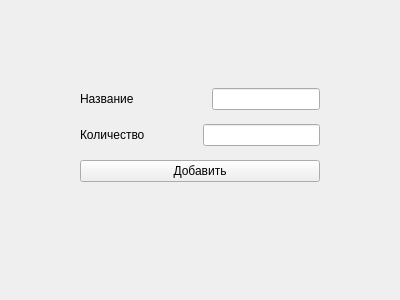
<?xml version="1.0" encoding="UTF-8"?>
<ui version="4.0">
 <class>AddWindow</class>
 <widget class="QWidget" name="AddWindow">
  <property name="geometry">
   <rect>
    <x>0</x>
    <y>0</y>
    <width>400</width>
    <height>300</height>
   </rect>
  </property>
  <property name="sizePolicy">
   <sizepolicy hsizetype="Preferred" vsizetype="Preferred">
    <horstretch>0</horstretch>
    <verstretch>0</verstretch>
   </sizepolicy>
  </property>
  <property name="minimumSize">
   <size>
    <width>400</width>
    <height>300</height>
   </size>
  </property>
  <property name="maximumSize">
   <size>
    <width>400</width>
    <height>300</height>
   </size>
  </property>
  <property name="windowTitle">
   <string>Добавить картридж</string>
  </property>
  <widget class="QWidget" name="verticalLayoutWidget">
   <property name="geometry">
    <rect>
     <x>80</x>
     <y>80</y>
     <width>240</width>
     <height>111</height>
    </rect>
   </property>
   <layout class="QVBoxLayout" name="verticalLayout">
    <item>
     <layout class="QHBoxLayout" name="horizontalLayout">
      <item>
       <widget class="QLabel" name="label">
        <property name="sizePolicy">
         <sizepolicy hsizetype="Expanding" vsizetype="Preferred">
          <horstretch>0</horstretch>
          <verstretch>0</verstretch>
         </sizepolicy>
        </property>
        <property name="acceptDrops">
         <bool>false</bool>
        </property>
        <property name="text">
         <string>Название</string>
        </property>
       </widget>
      </item>
      <item>
       <widget class="QLineEdit" name="nameLine">
        <property name="sizePolicy">
         <sizepolicy hsizetype="Preferred" vsizetype="Fixed">
          <horstretch>0</horstretch>
          <verstretch>0</verstretch>
         </sizepolicy>
        </property>
        <property name="contextMenuPolicy">
         <enum>Qt::DefaultContextMenu</enum>
        </property>
       </widget>
      </item>
     </layout>
    </item>
    <item>
     <layout class="QHBoxLayout" name="horizontalLayout_5">
      <item>
       <widget class="QLabel" name="label_2">
        <property name="sizePolicy">
         <sizepolicy hsizetype="Expanding" vsizetype="Preferred">
          <horstretch>0</horstretch>
          <verstretch>0</verstretch>
         </sizepolicy>
        </property>
        <property name="text">
         <string>Количество</string>
        </property>
       </widget>
      </item>
      <item>
       <widget class="QLineEdit" name="amoundLine"/>
      </item>
     </layout>
    </item>
    <item>
     <widget class="QPushButton" name="addButton">
      <property name="text">
       <string>Добавить</string>
      </property>
     </widget>
    </item>
   </layout>
  </widget>
 </widget>
 <resources/>
 <connections/>
</ui>
